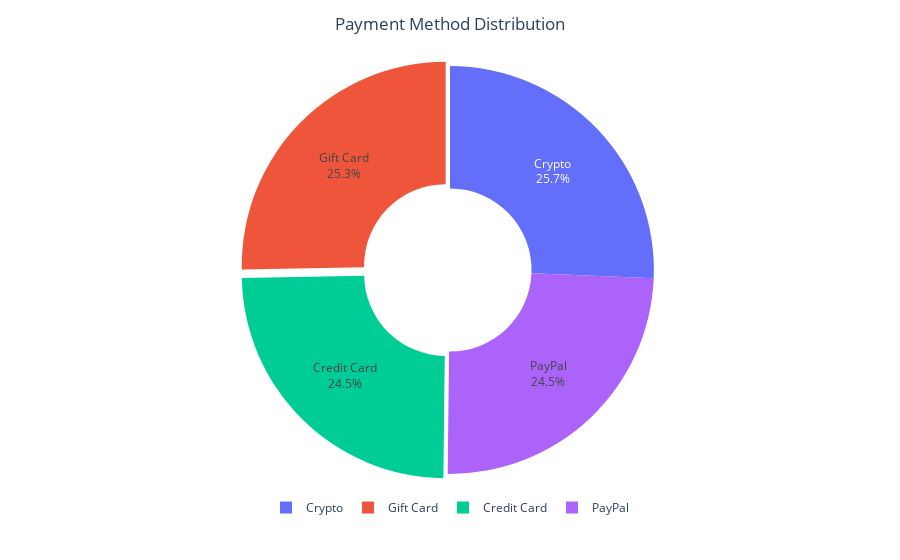

The notebook cell saved with this chart:
### Markdown cell above
### Section 5: Payment Method Analysis

Analyzes customer payment preferences to inform checkout UX, promotions, and potential partnerships

### Code cell
fig = px.pie(
    df,
    names='payment_method',
    title='Payment Method Distribution',
    hole=0.4
)

fig.update_traces(
    textinfo='percent+label',
    textposition='inside',
    pull=[0.03] * df['payment_method'].nunique()
)

fig.update_layout(
    title_x=0.5,
    showlegend=True,
    legend=dict(
        orientation="h", 
        yanchor="bottom",
        y=-0.1,
        xanchor="center",
        x=0.5
    ),
    margin=dict(t=60, b=80, l=40, r=40)
)
fig.write_image('../../assets/KPI_analysis/payment_method_distribution.png', scale=3)
fig.show()

### Figure 1 — Plotly figure (JSON) as saved in the notebook; plotly's stock layout.template omitted (floating-point values rounded to 4 significant figures; data arrays with more than 128 entries replaced by an {"elided": "..."} marker saying what was removed)
{"data": [{"domain": {"x": [0, 1], "y": [0, 1]}, "hole": 0.4, "hovertemplate": "payment_method=%{label}<extra></extra>", "labels": {"elided": "10000 str values"}, "legendgroup": "", "name": "", "pull": [0.03, 0.03, 0.03, 0.03], "showlegend": true, "textinfo": "percent+label", "textposition": "inside", "type": "pie"}], "layout": {"legend": {"orientation": "h", "tracegroupgap": 0, "x": 0.5, "xanchor": "center", "y": -0.1, "yanchor": "bottom"}, "margin": {"b": 80, "l": 40, "r": 40, "t": 60}, "showlegend": true, "title": {"text": "Payment Method Distribution", "x": 0.5}}}
